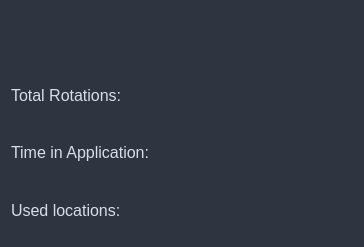
<?xml version="1.0" encoding="UTF-8"?>
<ui version="4.0">
 <class>BenchmarkWindow</class>
 <widget class="QWidget" name="BenchmarkWindow">
  <property name="geometry">
   <rect>
    <x>0</x>
    <y>0</y>
    <width>364</width>
    <height>247</height>
   </rect>
  </property>
  <property name="windowTitle">
   <string>Benchmark Information</string>
  </property>
  <property name="styleSheet">
   <string notr="true">/* style.qss */
QWidget {
    background-color: #2E3440;
    color: #D8DEE9;
}

QPushButton {
    background-color: #4C566A;
    border: 1px solid #434C5E;
    color: #D8DEE9;
    padding: 5px;
    border-radius: 5px;
}

QPushButton:hover {
    background-color: #5E81AC;
}

QLabel {
    color: #D8DEE9;
    font-size: 16px;
}

QLineEdit {
    background-color: #3B4252;
    border: 1px solid #4C566A;
    color: #D8DEE9;
    padding: 5px;
    border-radius: 5px;
}
</string>
  </property>
  <layout class="QVBoxLayout" name="verticalLayout">
   <item>
    <widget class="QLabel" name="label">
     <property name="maximumSize">
      <size>
       <width>346</width>
       <height>154</height>
      </size>
     </property>
     <property name="text">
      <string/>
     </property>
     <property name="pixmap">
      <pixmap>../ui/logo.jpg</pixmap>
     </property>
     <property name="scaledContents">
      <bool>true</bool>
     </property>
    </widget>
   </item>
   <item>
    <widget class="QLabel" name="totalRotationsLabel">
     <property name="text">
      <string>Total Rotations:</string>
     </property>
    </widget>
   </item>
   <item>
    <widget class="QLabel" name="timeSpentLabel">
     <property name="text">
      <string>Time in Application:</string>
     </property>
    </widget>
   </item>
   <item>
    <widget class="QLabel" name="mostUsedLocationsLabel">
     <property name="text">
      <string>Used locations:</string>
     </property>
    </widget>
   </item>
  </layout>
 </widget>
 <resources/>
 <connections/>
</ui>
